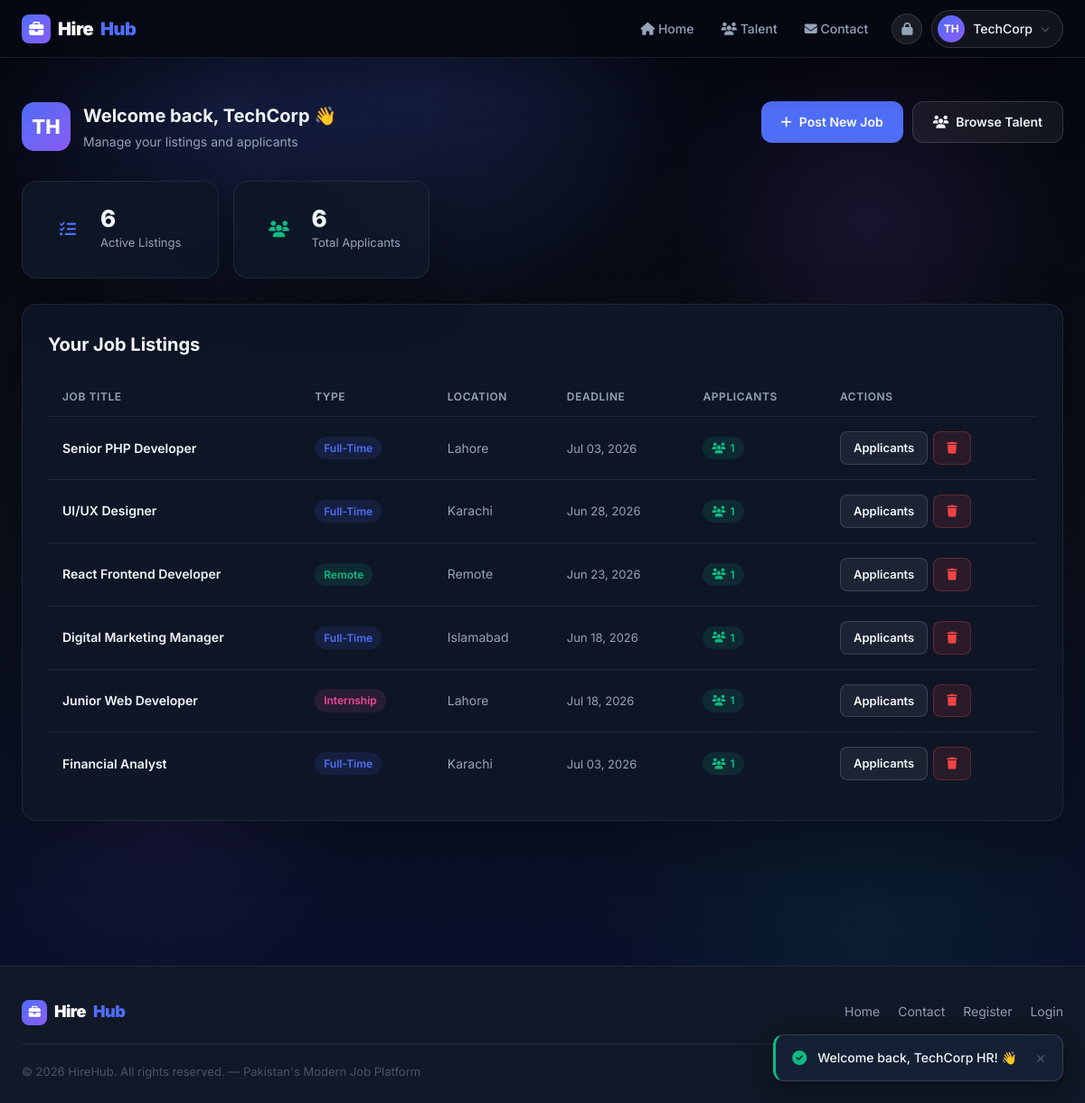
The app's page /dashboard.php (signed in) with its own data.
### tables this page shows
CREATE TABLE IF NOT EXISTS users (
    id               INT           AUTO_INCREMENT PRIMARY KEY,
    name             VARCHAR(255)  NOT NULL,
    email            VARCHAR(255)  NOT NULL UNIQUE,
    password         VARCHAR(255)  NOT NULL,
    role             ENUM('seeker','employer','admin') NOT NULL DEFAULT 'seeker',
    phone            VARCHAR(50)   DEFAULT NULL,
    location         VARCHAR(150)  DEFAULT NULL,
    bio              TEXT          DEFAULT NULL,
    profile_pic      VARCHAR(500)  DEFAULT NULL,
    headline         VARCHAR(255)  DEFAULT NULL,           
    company_name     VARCHAR(255)  DEFAULT NULL,           
    company_location VARCHAR(255)  DEFAULT NULL,           
    is_active        TINYINT(1)    NOT NULL DEFAULT 1,     
    created_at       TIMESTAMP     DEFAULT CURRENT_TIMESTAMP,
    INDEX idx_email  (email),
    INDEX idx_role   (role),
    INDEX idx_active (is_active)
);

CREATE TABLE IF NOT EXISTS jobs (
    id               INT            AUTO_INCREMENT PRIMARY KEY,
    employer_id      INT            NOT NULL,
    category_id      INT            DEFAULT NULL,
    title            VARCHAR(255)   NOT NULL,
    location         VARCHAR(150)   NOT NULL,
    job_type         ENUM('full-time','part-time','remote','contract','internship')
                                    NOT NULL DEFAULT 'full-time',
    salary           VARCHAR(100)   DEFAULT NULL,
    salary_min       DECIMAL(10,2)  DEFAULT 0,
    salary_max       DECIMAL(10,2)  DEFAULT 0,
    description      TEXT           NOT NULL,
    requirements     TEXT           DEFAULT NULL,
    benefits         TEXT           DEFAULT NULL,
    experience_level ENUM('entry','mid','senior','executive') DEFAULT 'entry',
    deadline         DATE           DEFAULT NULL,
    is_featured      TINYINT(1)     DEFAULT 0,
    status           ENUM('active','closed','draft') DEFAULT 'active',
    views            INT            DEFAULT 0,
    posted_at        TIMESTAMP      DEFAULT CURRENT_TIMESTAMP,
    FOREIGN KEY (employer_id)  REFERENCES users(id)       ON DELETE CASCADE,
    FOREIGN KEY (category_id)  REFERENCES categories(id)  ON DELETE SET NULL,
    INDEX idx_employer_id (employer_id),
    INDEX idx_category_id (category_id),
    INDEX idx_job_type    (job_type),
    INDEX idx_location    (location),
    INDEX idx_posted_at   (posted_at),
    INDEX idx_status      (status)
);

### config.php (called while the page is built, shortened)
<?php
$conn = new mysqli(DB_HOST, DB_USER, DB_PASS, DB_NAME);
$conn->set_charset('utf8mb4');
function isLoggedIn(): bool {
    return isset($_SESSION['user_id']);
}
function getCurrentUser(): ?array {
    global $conn;
    $id   = (int)$_SESSION['user_id'];
    $stmt = $conn->prepare("SELECT * FROM users WHERE id = ?");
    $stmt->bind_param('i', $id);
    $stmt->execute();
    $res  = $stmt->get_result();
    return ($res->num_rows > 0) ? $res->fetch_assoc() : null;
}
function requireLogin(): array {
    $user = getCurrentUser();
    return $user;
}
function e(string $str): string {
    return htmlspecialchars($str, ENT_QUOTES, 'UTF-8');
}
function initials(string $name): string {
    $parts = explode(' ', trim($name));
    $init  = strtoupper(substr($parts[0], 0, 1));
    if (count($parts) > 1) $init .= strtoupper(substr(end($parts), 0, 1));
    return $init;
}
function niceDate(string $date): string {
    return date('M d, Y', strtotime($date));
}
function daysUntil(?string $date): ?int {
    return (int)ceil((strtotime($date) - time()) / 86400);
}
function jobTypeLabel(string $jobType): string {
    return [
        'full-time' => 'Full-Time',
        'part-time' => 'Part-Time',
        'remote'    => 'Remote',
        'contract'  => 'Contract',
        'internship'=> 'Internship',
    ][$jobType] ?? ucwords(str_replace(['-', '_'], ' ', $jobType));
}
function jobTypeClass(string $jobType): string {
    return [
        'full-time' => 'type-full',
        'part-time' => 'type-part',
        'remote'    => 'type-remote',
        'contract'  => 'type-contract',
        'internship'=> 'type-intern',
    ][$jobType] ?? 'type-full';
}

### dashboard.php (the view, shortened to what this page needs)
<?php
require_once 'config.php';
$user    = requireLogin();
$user_id = (int)$user['id'];
require 'header.php';
?>
<main class="page-body">
<div class="container">
    <div style="display:flex;justify-content:space-between;align-items:flex-start;margin-bottom:32px;flex-wrap:wrap;gap:16px;">
        <div style="display:flex;align-items:center;gap:14px;">
            <div style="width:54px;height:54px;border-radius:14px;background:linear-gradient(135deg,var(--accent),var(--purple));display:flex;align-items:center;justify-content:center;font-size:22px;font-weight:800;color:#fff;flex-shrink:0;">
                <?= initials($user['name']) ?>
            </div>
            <div>
                <h1 class="h3">Welcome back, <?= e(explode(' ', $user['name'])[0]) ?> 👋</h1>
                <p style="color:var(--text2);font-size:14px;margin-top:2px;">
                    <?= $user['role'] === 'employer' ? 'Manage your listings and applicants' : 'Track your job applications' ?>
                </p>
            </div>
        </div>
        <?php if ($user['role'] === 'employer'): ?>
            <div style="display:flex;gap:10px;flex-wrap:wrap;">
                <a href="post-job.php" class="btn btn-primary">
                    <i class="fa fa-plus"></i> Post New Job
                </a>
                <a href="candidates.php" class="btn btn-ghost">
                    <i class="fa fa-users"></i> Browse Talent
                </a>
            </div>
        <?php endif; ?>
    </div>
    <?php if ($user['role'] === 'employer'):
        $jobs = $conn->prepare("SELECT j.*,
            (SELECT COUNT(*) FROM applications a WHERE a.job_id = j.id) AS app_count
            FROM jobs j WHERE j.employer_id = ? ORDER BY j.posted_at DESC");
        $jobs->bind_param('i', $user_id);
        $jobs->execute();
        $my_jobs = $jobs->get_result();
        $total_listings   = $my_jobs->num_rows;
        $total_applicants = $conn->prepare("SELECT COUNT(*) AS c FROM applications a JOIN jobs j ON a.job_id = j.id WHERE j.employer_id = ?");
        $total_applicants->bind_param('i', $user_id);
        $total_applicants->execute();
        $applicant_count = $total_applicants->get_result()->fetch_assoc()['c'];
    ?>
        <div style="display:grid;grid-template-columns:repeat(auto-fill,minmax(180px,1fr));gap:16px;margin-bottom:28px;">
            <?php
            $stats = [
                ['fa-list-check', $total_listings,  'Active Listings',    'var(--accent)'],
                ['fa-users',      $applicant_count,  'Total Applicants',   'var(--green)'],
            ];
            foreach ($stats as $s): ?>
            <div class="card" style="display:flex;align-items:center;gap:14px;">
                <div style="width:44px;height:44px;border-radius:10px;background:<?= $s[3] ?>22;display:flex;align-items:center;justify-content:center;flex-shrink:0;">
                    <i class="fa <?= $s[0] ?>" style="color:<?= $s[3] ?>;font-size:18px;"></i>
                </div>
                <div>
                    <div style="font-size:26px;font-weight:800;line-height:1;"><?= $s[1] ?></div>
                    <div style="font-size:13px;color:var(--text2);margin-top:3px;"><?= $s[2] ?></div>
                </div>
            </div>
            <?php endforeach; ?>
        </div>
        <div class="card">
            <h3 class="h3" style="margin-bottom:20px;">Your Job Listings</h3>
            <?php if ($total_listings === 0): ?>
                <div class="empty-state">
                    <div class="empty-icon">📋</div>
                    <h3>No listings yet</h3>
                    <p>Post your first job to start receiving applications.</p>
                    <a href="post-job.php" class="btn btn-primary">Post Your First Job</a>
                </div>
            <?php else: ?>
                <div style="overflow-x:auto;">
                    <table class="table">
                        <thead>
                            <tr>
                                <th>Job Title</th>
                                <th>Type</th>
                                <th>Location</th>
                                <th>Deadline</th>
                                <th>Applicants</th>
                                <th>Actions</th>
                            </tr>
                        </thead>
                        <tbody>
                        <?php
                        $my_jobs->data_seek(0);
                        while ($job = $my_jobs->fetch_assoc()):
                            $days     = daysUntil($job['deadline']);
                            $closed   = ($days !== null && $days < 0);
                            $type_cls = jobTypeClass($job['job_type']);
                            $type_label = jobTypeLabel($job['job_type']);
                        ?>
                        <tr>
                            <td>
                                <a href="job-detail.php?id=<?= $job['id'] ?>"
                                   style="font-weight:600;color:var(--text);transition:color .2s;"
                                   onmouseover="this.style.color='var(--accent)'"
                                   onmouseout="this.style.color='var(--text)'">
                                    <?= e($job['title']) ?>
                                </a>
                            </td>
                            <td><span class="badge <?= $type_cls ?>"><?= e($type_label) ?></span></td>
                            <td style="color:var(--text2);"><?= e($job['location']) ?></td>
                            <td>
                                <?php if (!$job['deadline']): ?>
                                    <span style="color:var(--text3);font-size:13px;">No deadline</span>
                                <?php elseif ($closed): ?>
                                    <span class="badge badge-red">Closed</span>
                                <?php elseif ($days <= 5): ?>
                                    <span class="badge badge-amber"><?= niceDate($job['deadline']) ?></span>
                                <?php else: ?>
                                    <span style="font-size:13px;color:var(--text2);"><?= niceDate($job['deadline']) ?></span>
                                <?php endif; ?>
                            </td>
                            <td>
                                <a href="view-applicants.php?id=<?= $job['id'] ?>"
                                   class="badge badge-green" style="text-decoration:none;cursor:pointer;">
                                    <i class="fa fa-users"></i> <?= $job['app_count'] ?>
                                </a>
                            </td>
                            <td>
                                <div style="display:flex;gap:6px;">
                                    <a href="view-applicants.php?id=<?= $job['id'] ?>" class="btn btn-ghost btn-sm">Applicants</a>
                                    <a href="delete-job.php?id=<?= $job['id'] ?>"
                                       onclick="return confirm('Delete this job listing and all its applications?')"
                                       class="btn btn-danger btn-sm">
                                        <i class="fa fa-trash"></i>
                                    </a>
                                </div>
                            </td>
                        </tr>
                        <?php endwhile; ?>
                        </tbody>
                    </table>
                </div>
            <?php endif; ?>
        </div>
    <?php endif; ?>
</div>
</main>
<?php require 'footer.php'; ?>

### header.php (shortened to what this page needs)
<?php
require_once 'config.php';
$_currentUser = getCurrentUser();
$__currentPage = basename($_SERVER['PHP_SELF']);
?>
<!DOCTYPE html>
<html lang="en">
<head>
    <link rel="stylesheet" href="https://cdnjs.cloudflare.com/ajax/libs/font-awesome/6.5.0/css/all.min.css">
</head>
<body>
<header class="navbar">
    <div class="navbar-inner">
        <a href="index.php" class="nav-logo">
            <div class="logo-icon"><i class="fa-solid fa-briefcase"></i></div>
            Hire<span>Hub</span>
        </a>
        <nav class="nav-links">
            <a href="index.php"
               class="nav-link <?= $__currentPage === 'index.php' ? 'active' : '' ?>">
                <i class="fa fa-home"></i> Home
            </a>
            <a href="candidates.php"
               class="nav-link <?= $__currentPage === 'candidates.php' ? 'active' : '' ?>">
                <i class="fa fa-users"></i> Talent
            </a>
            <a href="contact.php"
               class="nav-link <?= $__currentPage === 'contact.php' ? 'active' : '' ?>">
                <i class="fa fa-envelope"></i> Contact
            </a>
            <button id="secret-admin-trigger" class="secret-admin-trigger" type="button" aria-label="Secret admin access">
                <i class="fa fa-lock"></i>
            </button>
            <?php if ($_currentUser): ?>
                <div class="user-menu" style="margin-left:8px;">
                    <div class="user-trigger">
                        <div class="nav-avatar">
                            <?= initials($_currentUser['name']) ?>
                        </div>
                        <?= e(explode(' ', $_currentUser['name'])[0]) ?>
                        <i class="fa fa-chevron-down" style="font-size:10px; color:var(--text3);"></i>
                    </div>
                </div>
            <?php else: ?>
                <a href="login.php"    class="btn btn-ghost btn-sm" style="margin-left:6px;">Login</a>
                <a href="register.php" class="btn btn-primary btn-sm" style="margin-left:4px;">Get Started</a>
            <?php endif; ?>
        </nav>
    </div>
</header>
<div id="toast-container"></div>

### records on screen
users: name "TH", name "TechCorp", role "employer" (drawn)
jobs: title "Senior PHP Developer", job_type "Full-Time", location "Lahore", deadline "Jul 03, 2026", app_count "1"
jobs: title "UI/UX Designer", job_type "Full-Time", location "Karachi", deadline "Jun 28, 2026", app_count "1"
jobs: title "React Frontend Developer", job_type "Remote", location "Remote", deadline "Jun 23, 2026", app_count "1"
jobs: title "Digital Marketing Manager", job_type "Full-Time", location "Islamabad", deadline "Jun 18, 2026", app_count "1"
jobs: title "Junior Web Developer", job_type "Internship", location "Lahore", deadline "Jul 18, 2026", app_count "1"
jobs: title "Financial Analyst", job_type "Full-Time", location "Karachi", deadline "Jul 03, 2026", app_count "1"

### other values on screen
$s[1] "6"
$s[2] "Active Listings"
$s[2] "Total Applicants"
SITE_NAME "HireHub"
